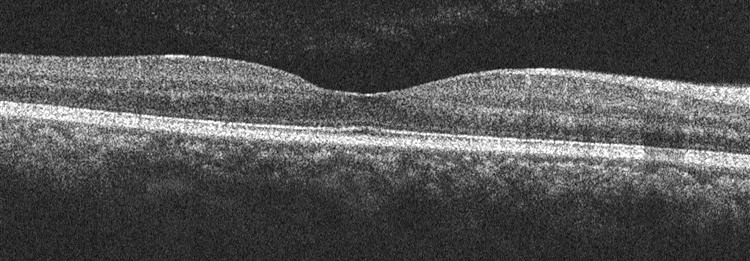
#> input picture test_normal.jpeg, 750 x 261 px
$ python _6classifier_test.py
#> lines starting #> are read from the running program, lines starting #| are printed output that depends on the picture; after the words box and inside, x2 and y2 are one past the last pixel; in counts of white or black regions, pixels touching at a corner belong together
"""
This script tests the model.
"""
#%%

import h5py
import os
import numpy as np
import cv2
from tensorflow.keras.utils import to_categorical
from tensorflow.keras.models import Sequential
from tensorflow.keras.layers import Dense, Flatten, Dropout
from tensorflow.keras.layers import Conv2D, MaxPooling2D
from tensorflow.keras.callbacks import ModelCheckpoint, EarlyStopping
import math
import matplotlib.pyplot as plt
#%%

homedir = "/Users/anna-sophiethein/Dropbox/Medicine MAS/24WI DATASCI 223/github_223/datasci_223/final"

num_classes = 4
imageSize = 128


model_name = 'segmented128'

model_dir = homedir + '/model/' + model_name
weightFile_best = model_dir + '/best.keras'

image_path = 'test_normal.jpeg'
segment_path = 'segmented.jpeg'

#%%

def segment(image_path):
    # [4 lines of commented-out code are left out]
    print("Processing image: %s"%image_path)
    # Read the image
    img = cv2.imread(image_path,0)
#> img is the input picture: shape (261, 750); min 3, max 255, mean 79.6
    rows, cols = img.shape
#> rows = 261; cols = 750
    # Defining Ranges
    x = range(rows)
    y = range(cols)
    # Fill the White spots
    for xx in x:
        for yy in y:
            if (img[xx,yy]>245):
                img[xx,yy]=0
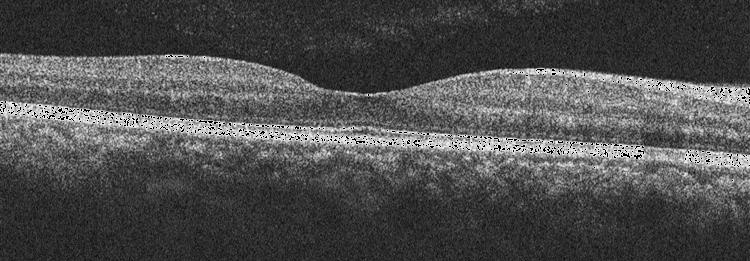
#> img: shape (261, 750); 0.78% of pixels changed, all inside (x1, y1, x2, y2) = (0, 55, 750, 181)
    # Apply Otsu's Binary Threshold
    ret, thresh = cv2.threshold(img,0,255,cv2.THRESH_BINARY_INV+cv2.THRESH_OTSU)
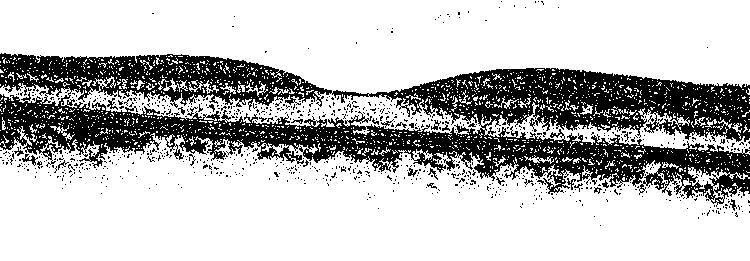
#> thresh: shape (261, 750); 73.8% white; 847 black regions (822 under 20 px), largest, box (x1, y1, x2, y2) and area: (0, 53, 750, 207) 48190, (22, 154, 38, 166) 70, (107, 98, 118, 110) 48
#> ret = 100
    # Opening Operation ( Noise Reduction)
    kernel = np.ones((3,3),np.uint8)
    opening = cv2.morphologyEx(thresh,cv2.MORPH_OPEN,kernel, iterations = 2)
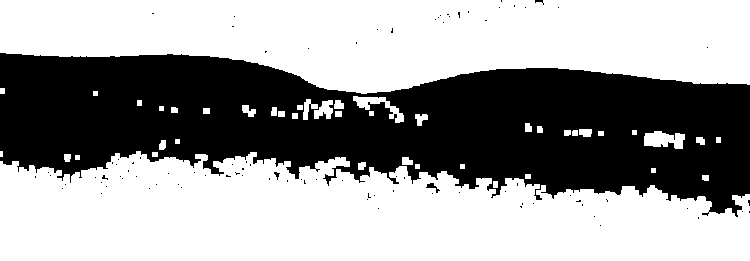
#> opening: shape (261, 750); 61.1% white; 91 black regions (87 under 20 px), largest, box (x1, y1, x2, y2) and area: (0, 53, 750, 217) 75872, (426, 183, 440, 193) 50, (274, 172, 280, 180) 22, (535, 0, 544, 5) 20
    # Dilation Operation
    mask = cv2.dilate(opening,kernel,iterations=7)
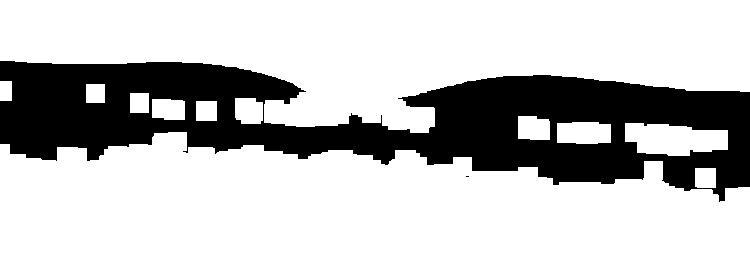
#> mask: shape (261, 750); 74.4% white; 2 black regions (1 under 20 px), largest, box (x1, y1, x2, y2) and area: (0, 61, 750, 202) 50140
    # initialize indice for locationg ROI
    indices = []
    # Loop through pixels to generate indices
    for xx in x:
        for yy in y:
            mm = mask[xx,yy]
            if (mm==0):
                indices.append(xx)
#> after the loop, indices = 50143 items
    # Find maximum and minimum region of interest
    minInd = min(indices)
#> minInd = 61
    maxInd = max(indices)
#> maxInd = 201
    # Define spacing factor
    spacing = 60
    # Apply spacing factor to region of interest
    minInd = minInd - spacing
#> minInd = 1
    # Round lower boundary
    if(minInd<0): minInd = 0
    # Upper boundary, Round
    maxInd = maxInd + spacing
#> maxInd = 261
    if(maxInd>rows): maxInd = rows

    # Read another clean instance of the image
    backup = cv2.imread(image_path,0)
    # Crop the image
    cropped = backup[minInd:maxInd, :]
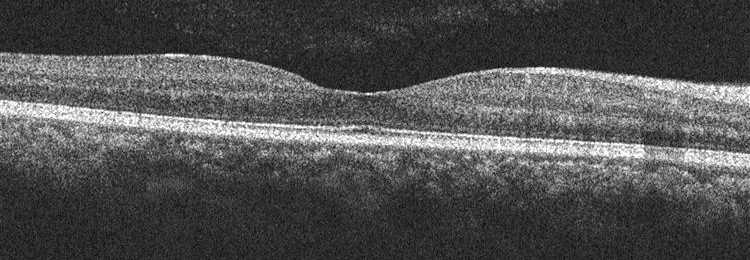
#> cropped: shape (260, 750); min 3, max 255, mean 79.7
    # Store the image
    #cv2.imwrite(store_path,cropped)
    print("image segmented.")
    return img, cropped

#%%
# Assuming segment is a function defined somewhere in your code
img, segmented = segment(image_path)

resized = cv2.resize(segmented, (imageSize, imageSize))
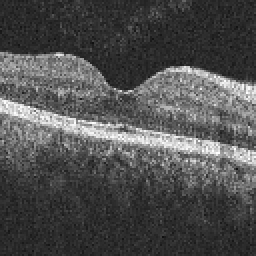
#> resized: shape (128, 128) (shown 2 times larger); min 16, max 254, mean 79.4

X = []
X.append(resized)
X = np.asarray(X)
X = X/255

X = X.reshape(X.shape[0], X.shape[1], X.shape[2], 1)

import matplotlib.pyplot as plt

#> (the run stopped early here; a loop or call above may not have finished)
